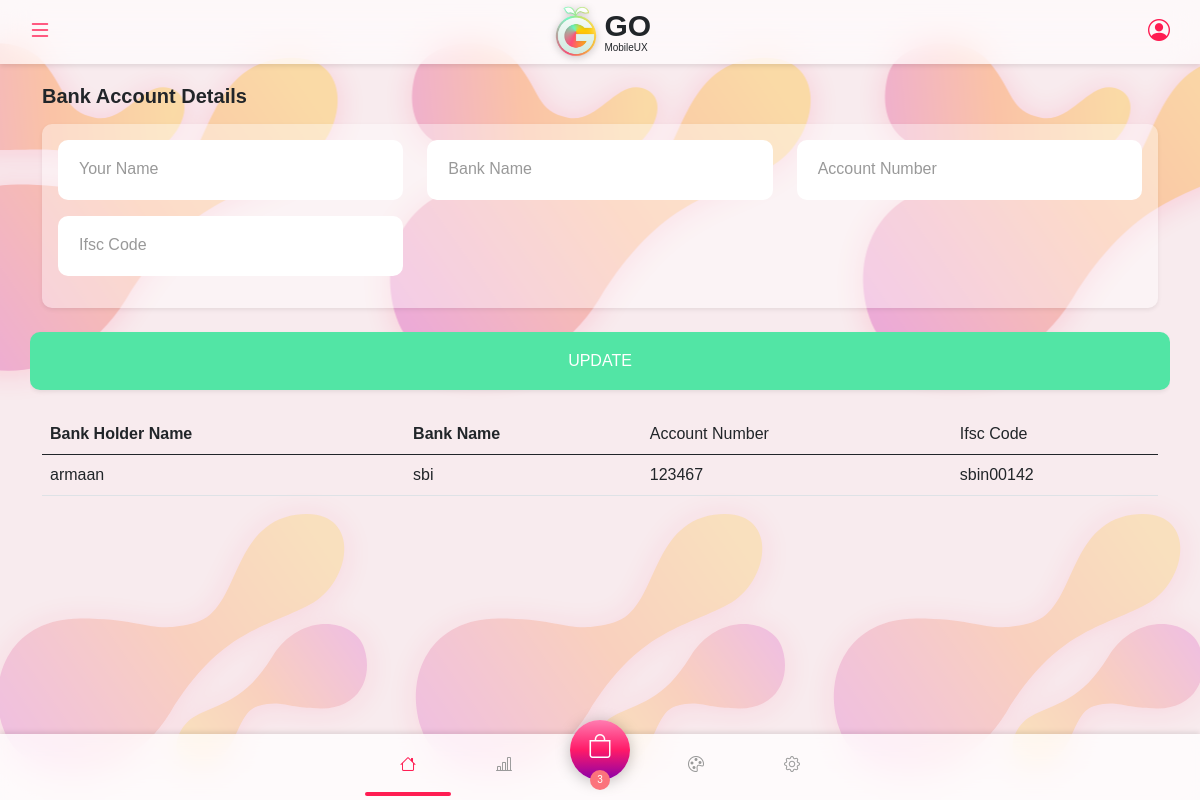
/Kyc/ (signed in), run on an earlier commit of the app's database.
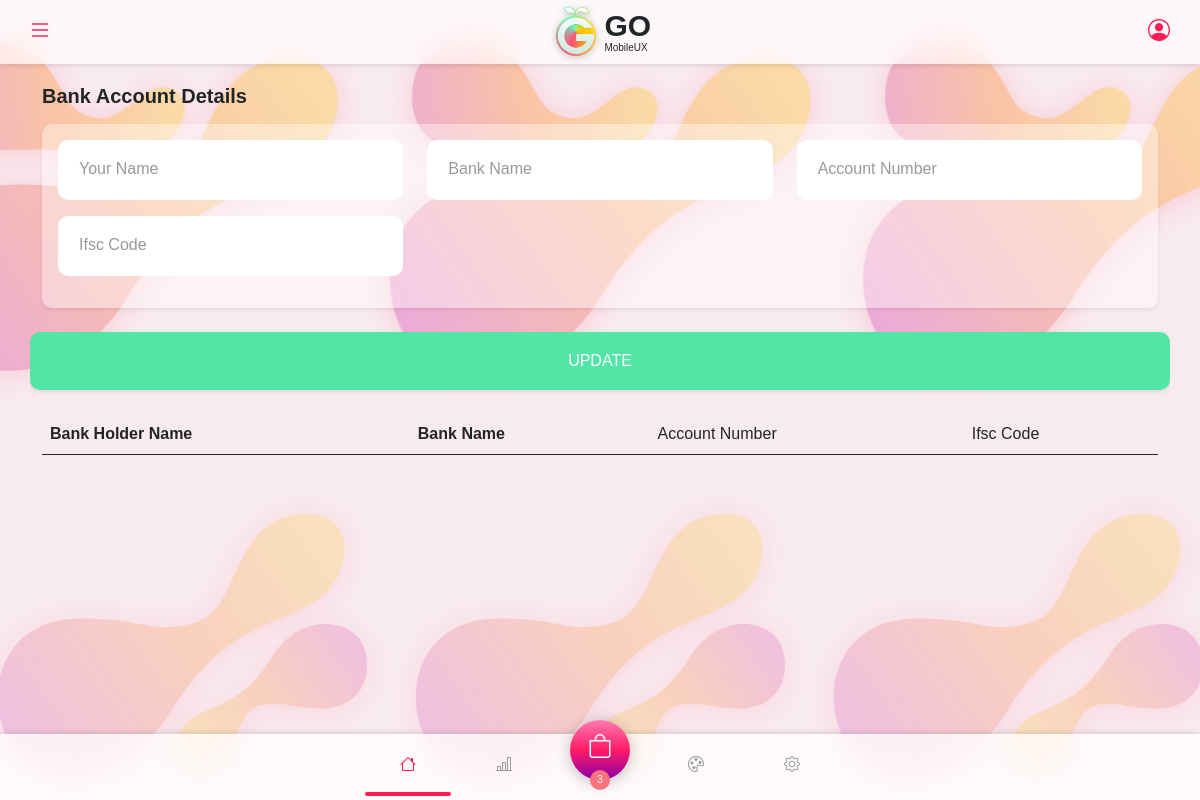
And on a later commit of the database.
### shopping_app/models.py (models this page shows, shortened)
class Kyc(models.Model):
    user = models.ForeignKey(to=Profile,on_delete=CASCADE)
    bank_holder_name=models.CharField(max_length=50)
    bank_name = models.CharField(max_length=100)
    account_number = models.CharField(max_length=100)
    ifsc_code = models.CharField(max_length=50)

### shopping_app/views.py (the view, shortened to what this page needs)
# urls.py: path("Kyc/",views.kyc,name="kyc"),
def kyc(request):
    user = Profile.objects.get(user=request.user)
    kyc = Kyc.objects.all()
    return render(request,'kyc/kyc.html',{'kyc':kyc})

### templates/kyc/kyc.html (shortened to what this page needs)
{% extends 'Base/base.html' %}
{% load static %}
{% block main-content %}
<div class="row mb-3">
    <div class="col">
        <h5 class="mb-0">Bank Account Details</h5>
    </div>
</div>
<form  method="POST">
<div class="row">
    <div class="col-12">
        <div class="card card-light shadow-sm mb-4">
            <div class="card-body">
                <div class="row">
                    <div class="col-12 col-md-6 col-lg-4 mb-3">
                        <div class="form-group form-floating">
                            <input type="text" class="form-control" id="address1"
                                placeholder="Your Name" name="name">
                            <label class="form-control-label" for="address1">Your Name</label>
                        </div>
                    </div>
                    <div class="col-12 col-md-6 col-lg-4 mb-3">
                        <div class="form-group form-floating">
                            <input type="text" class="form-control" id="address1"
                                placeholder="Your Name" name="bank_name">
                            <label class="form-control-label" for="address1">Bank Name</label>
                        </div>
                    </div>
                    <div class="col-12 col-md-6 col-lg-4 mb-3">
                        <div class="form-group form-floating">
                            <input type="text" class="form-control" id="address2"
                                placeholder="Account Number" name="account_no">
                            <label class="form-control-label" for="address2">Account Number</label>
                        </div>
                    </div>
                    <div class="col-12 col-md-6 col-lg-4 mb-3">
                        <div class="form-group form-floating">
                            <input type="text" class="form-control" id="address3"
                                placeholder="Ifsc Code" name="ifsc_code">
                            <label class="form-control-label" for="address3">Ifsc Code</label>
                        </div>
                    </div>
                </div>
            </div>
        </div>
    </div>
</div>
<div class="row h-100 mb-4">
    <input class="btn btn-lg btn-default shadow-sm" type="submit" value="Update">
</div>
</form>
<table class="table">
    <thead>
      <tr>
        <th scope="col">Bank Holder Name</th>
        <th scope="col">Bank Name</th>
        <td scope="col">Account Number</td>
        <td scope="col">Ifsc Code</td>
      </tr>
    </thead>
    <tbody>
        {% for i in kyc %}
      <tr>
        <td>{{i.bank_holder_name}}</td>
        <td>{{i.bank_name}}</td>
        <td>{{i.account_number}}</td>
        <td>{{i.ifsc_code}}</td>
    </tr>
    {% endfor %}
{% endblock main-content %}

What changed in the data, as far as the page shows it:
removed Kyc: bank_holder_name "armaan", bank_name "sbi", account_number "123467", ifsc_code "sbin00142"
